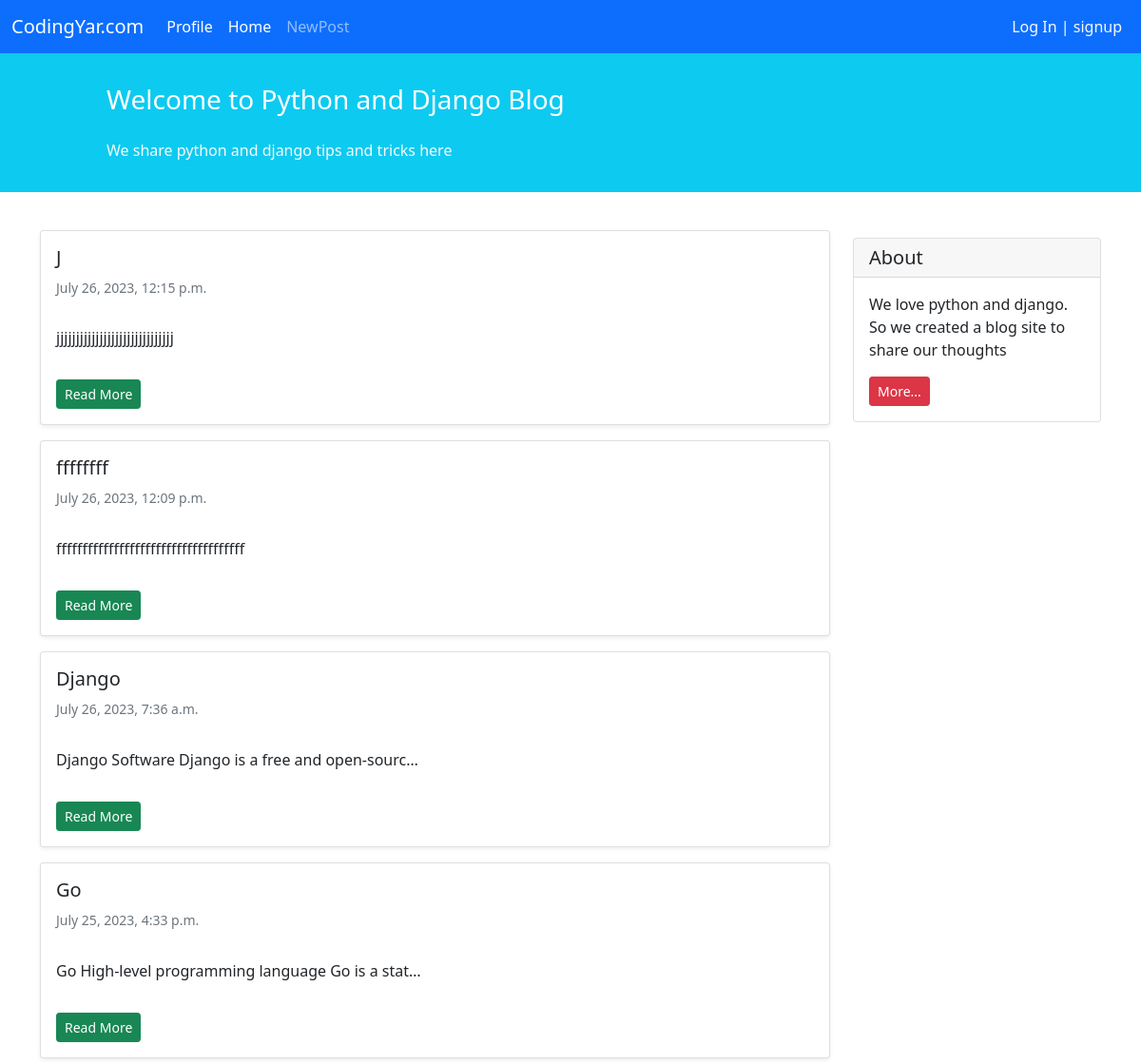
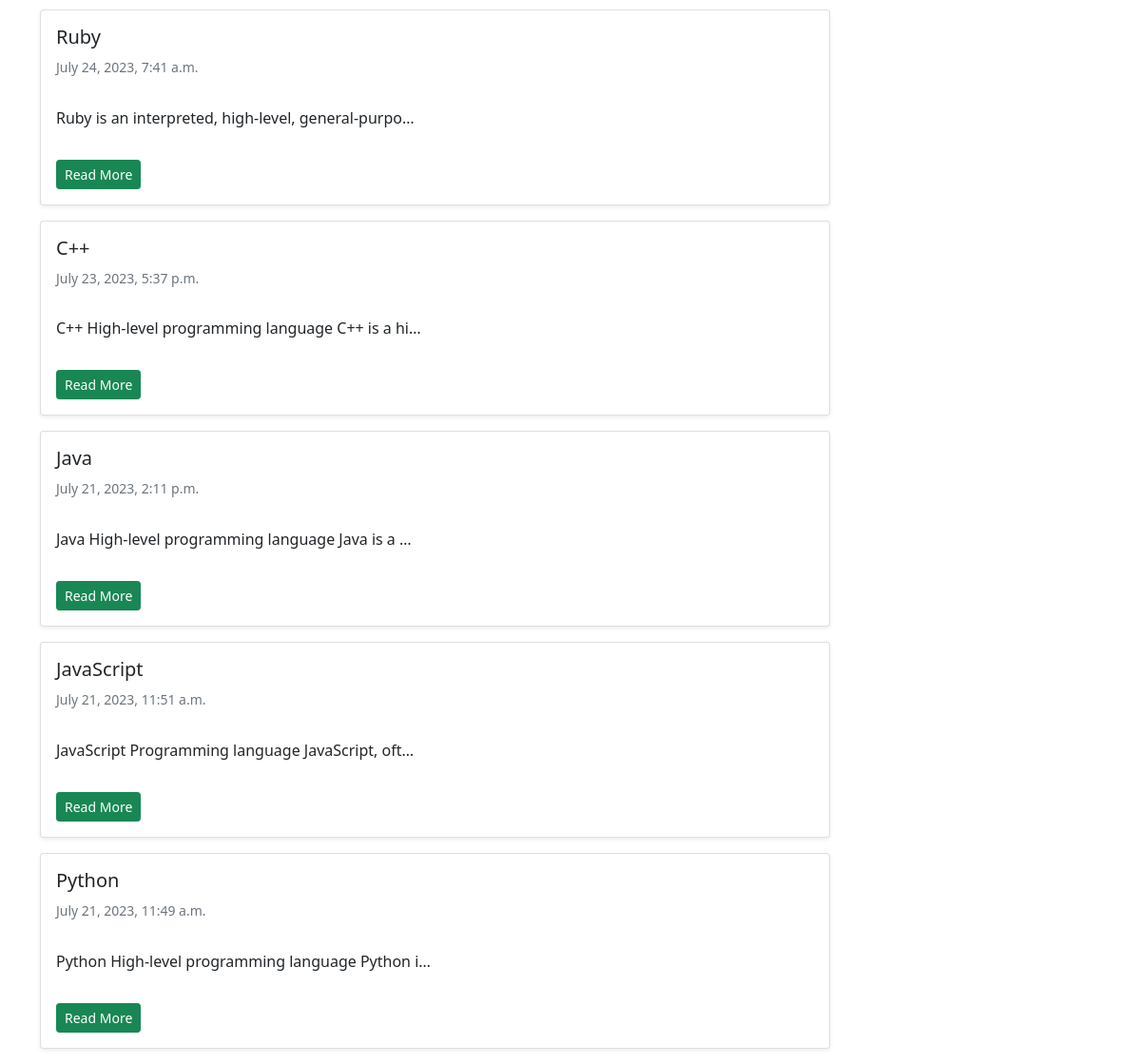
Screenshot of /blog/ with the database file from the repository (2 pictures, top to bottom).
### blog/models.py (models this page shows)
class Post(models.Model):
    STATUS_CHOICES = (
        ('Pub', 'Published'),
        ('Drf', 'Draft'),
    )
    title = models.CharField(max_length=100)
    text = models.TextField()
    author = models.ForeignKey("auth.User", on_delete=models.CASCADE)
    datetime_creation = models.DateTimeField(auto_now_add=True)
    datetime_modified = models.DateTimeField(auto_now=True)
    status = models.CharField(max_length=3, choices=STATUS_CHOICES)
    def get_absolute_url(self):
        return reverse("post_detail", kwargs={"pk": self.pk})

### blog/views.py (the view)
# urls.py: path('', views.PostListView.as_view(), name='posts_list'),
class PostListView(generic.ListView):
    template_name = "blog/posts_list.html"
    context_object_name = "posts"
    def get_queryset(self):
        return Post.objects.filter(status="Pub").order_by("-datetime_modified")

### blog/templates/blog/posts_list.html (shortened to what this page needs)
{% extends '_base.html' %}
{% block content %}
<div class="container mt-4">
  <div class="row">
    <div class="col-9">
      {% for post in posts %}
      <div class="card shadow-sm my-3">
        <div class="card-body">
          <h5 class="card-title">{{post.title}}</h5>
          <h6 class="card-subtitle mb-2 text-muted small py-2">{{post.datetime_modified}}</h6>
          <p class="card-text py-3">
            {{post.text|truncatechars:50}}
          </p>
          <a href ="{{post.get_absolute_url}}" class="btn btn-sm btn-success">Read More</a>
        </div>
      </div>
      {% endfor %}
    </div>
    <div class="col-3">
      <div class="card my-4">
        <h5 class="card-header">About</h5>
        <div class="card-body">
          <p class="card-text">
            We love python and django. So we created a blog site to share our
            thoughts
          </p>
          <a href="#" class="btn btn-sm btn-danger"> More... </a>
        </div>
      </div>
    </div>
  </div>
</div>
{% endblock content %}

### rows the page displays
Post: title "J", datetime_modified "July 26, 2023, 12:15 p.m.", text "jjjjjjjjjjjjjjjjjjjjjjjjjjjjjj"
Post: title "ffffffff", datetime_modified "July 26, 2023, 12:09 p.m.", text "ffffffffffffffffffffffffffffffffffff"
Post: title "Django", datetime_modified "July 26, 2023, 7:36 a.m.", text "Django Software Django is a free and open-sourc…"
Post: title "Go", datetime_modified "July 25, 2023, 4:33 p.m.", text "Go High-level programming language Go is a stat…"
Post: title "Ruby", datetime_modified "July 24, 2023, 7:41 a.m.", text "Ruby is an interpreted, high-level, general-purpo…"
Post: title "C++", datetime_modified "July 23, 2023, 5:37 p.m.", text "C++ High-level programming language C++ is a hi…"
Post: title "Java", datetime_modified "July 21, 2023, 2:11 p.m.", text "Java High-level programming language Java is a …"
Post: title "JavaScript", datetime_modified "July 21, 2023, 11:51 a.m.", text "JavaScript Programming language JavaScript, oft…"
Post: title "Python", datetime_modified "July 21, 2023, 11:49 a.m.", text "Python High-level programming language Python i…"
